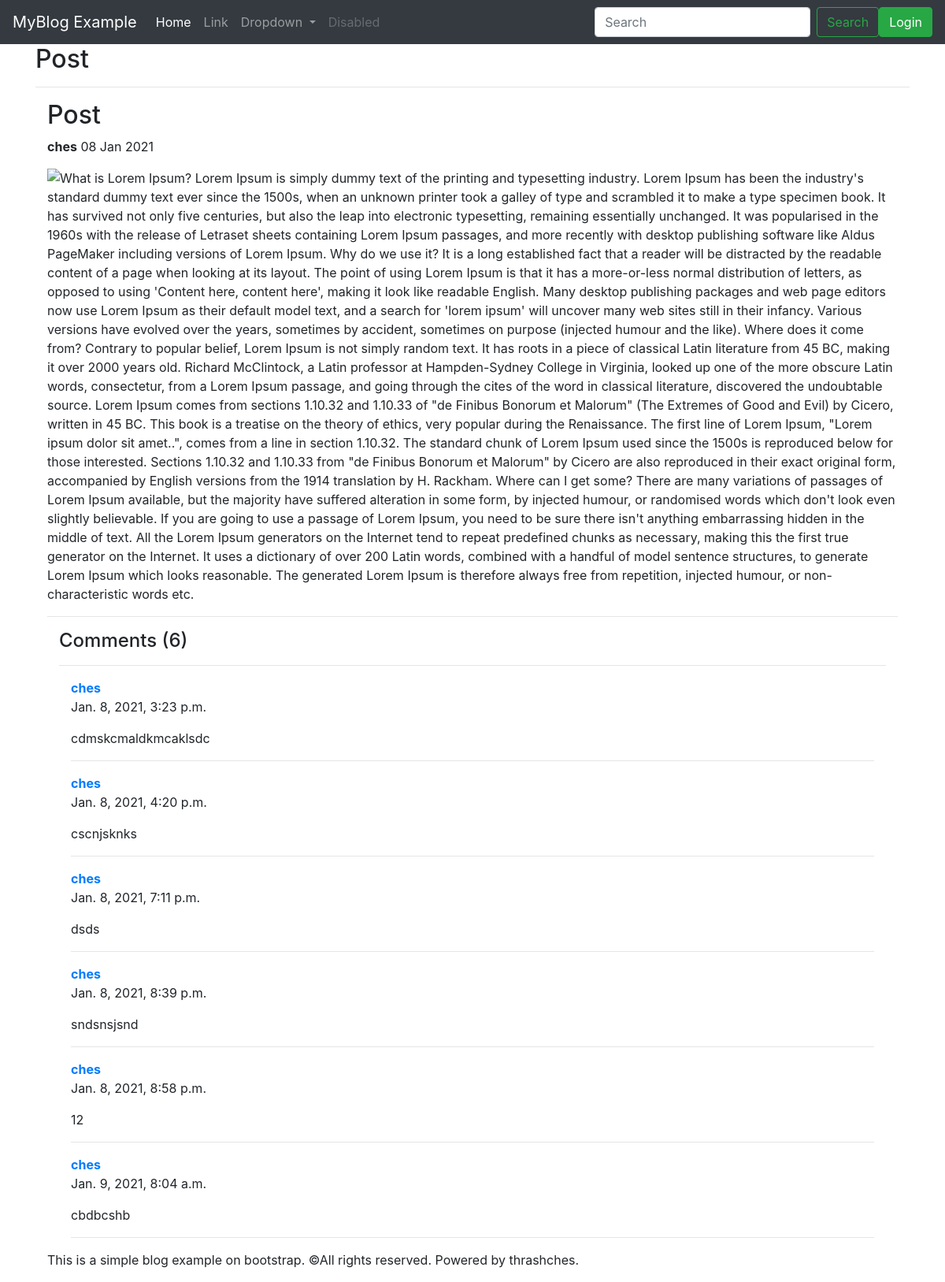
/1/, run on the app's committed database.
### blog_app/models.py (models this page shows, shortened)
class Post(models.Model):
    title = models.CharField(max_length=120, verbose_name='post title')
    text = models.TextField(verbose_name='post text')
    posted = models.ForeignKey(verbose_name='posted by', to='auth.User', on_delete=models.CASCADE)
    allowed = models.BooleanField(default=False)
    date = models.DateTimeField(auto_now=True)
    def comments_quantity(self):
        return self.comment_set.count()

class Comment(models.Model):
    posted = models.ForeignKey(verbose_name='posted by', to='auth.User', on_delete=models.CASCADE)
    text = models.TextField(verbose_name='comment')
    date = models.DateTimeField(auto_now=True)
    post = models.ForeignKey(Post, on_delete=models.CASCADE)

### blog_app/views.py (the view, shortened to what this page needs)
# urls.py: path('<int:pk>/', post_view, name='post'),
def post_view(request, pk):
    template_name = 'post.html'
    post = get_object_or_404(Post, id=pk)
    form = ''
    if request.user.is_authenticated:
        form = CommentForm()
    return render(request, template_name, {'title': post.title, 'post': post, 'form': form})

### templates/post.html (shortened to what this page needs)
{% extends 'base.html' %}
{% block content %}
<div class="container">
    <h2>{{ title }}</h2>
    <p><b>{{ post.posted }}</b> {{ post.date|date:"d M Y" }}</p>
    <img class="float-left" src="https://source.unsplash.com/random" style="max-height: 400px;">
    <p>{{ post.text }}</p>
    <hr>
<div class="container">
<h4>Comments ({{ post.comments_quantity }})</h4>
<hr>
{% include 'comments.html' %}
</div>
</div>
{% endblock %}

### templates/base.html (shortened to what this page needs)
<!doctype html>
<html lang="en">
<head>
<link rel="stylesheet" href="https://stackpath.bootstrapcdn.com/bootstrap/4.3.1/css/bootstrap.min.css">
</head>
<body>
<nav class="navbar navbar-expand-lg navbar-dark bg-dark">
<a class="navbar-brand" href="/">MyBlog Example</a>
<div class="collapse navbar-collapse" id="navbarSupportedContent">
<ul class="navbar-nav mr-auto">
<li class="nav-item active">
<a class="nav-link" href="/">Home <span class="sr-only">(current)</span></a>
</li>
<li class="nav-item">
<a class="nav-link" href="#">Link</a>
</li>
<li class="nav-item dropdown">
<a class="nav-link dropdown-toggle" href="#" id="navbarDropdown" role="button" data-toggle="dropdown" aria-haspopup="true" aria-expanded="false">
Dropdown
</a>
</li>
<li class="nav-item">
<a class="nav-link disabled" href="#" tabindex="-1" aria-disabled="true">Disabled</a>
</li>
</ul>
<form class="form-inline my-2 my-lg-0">
<input class="form-control mr-sm-2" type="search" placeholder="Search" aria-label="Search">
<button class="btn btn-outline-success my-2 my-sm-0" type="submit">Search</button>
</form>
    {% if request.user.is_authenticated %}
        <button class="btn btn-success" onclick="window.location.href='{% url 'logout' %}'">Logout</button>
    {% else %}
        <button class="btn btn-success" onclick="window.location.href='{% url 'login' %}'">Login</button>
    {% endif %}
</div>
</nav>
<div class="container">
<h2>{{ title }}</h2>
<hr>
{% block content %}
{% endblock %}
<footer>
    <div class="container">
        <p>This is a simple blog example on bootstrap. ©All rights reserved. Powered by thrashches.</p>
    </div>
</footer>
</body>
</html>

### templates/comments.html
{% for comment in post.comment_set.all %}
    <div class="container-fluid">
<a href="#"><b>{{ comment.posted }}</b></a>
<p>{{ comment.date }}</p>
<p>{{ comment.text }}</p>
<hr>
</div>
{% endfor %}

### data on the page
Post: title "Post", posted "ches", date "08 Jan 2021", text "What is Lorem Ipsum? Lorem Ipsum is simply dummy text of the printing and typesetting industry. Lorem Ipsum has been the industry's standard dummy text ever since the 1500s, when an unknown printer took a galley of type and scrambled it to make a type specimen book. It has survived not only five centuries, but also the leap into electronic typesetting, remaining essentially unchanged. It was popularised in the 1960s with the release of Letraset sheets containing Lorem Ipsum passages, and more recently with desktop publishing software like Aldus PageMaker including versions of Lorem Ipsum. Why do we use it? It is a long established fact that a reader will be distracted by the readable…", comments_quantity "6"
Comment: posted "ches", date "Jan. 8, 2021, 3:23 p.m.", text "cdmskcmaldkmcaklsdc"
Comment: posted "ches", date "Jan. 8, 2021, 4:20 p.m.", text "cscnjsknks"
Comment: posted "ches", date "Jan. 8, 2021, 7:11 p.m.", text "dsds"
Comment: posted "ches", date "Jan. 8, 2021, 8:39 p.m.", text "sndsnsjsnd"
Comment: posted "ches", date "Jan. 8, 2021, 8:58 p.m.", text "12"
Comment: posted "ches", date "Jan. 9, 2021, 8:04 a.m.", text "cbdbcshb"
